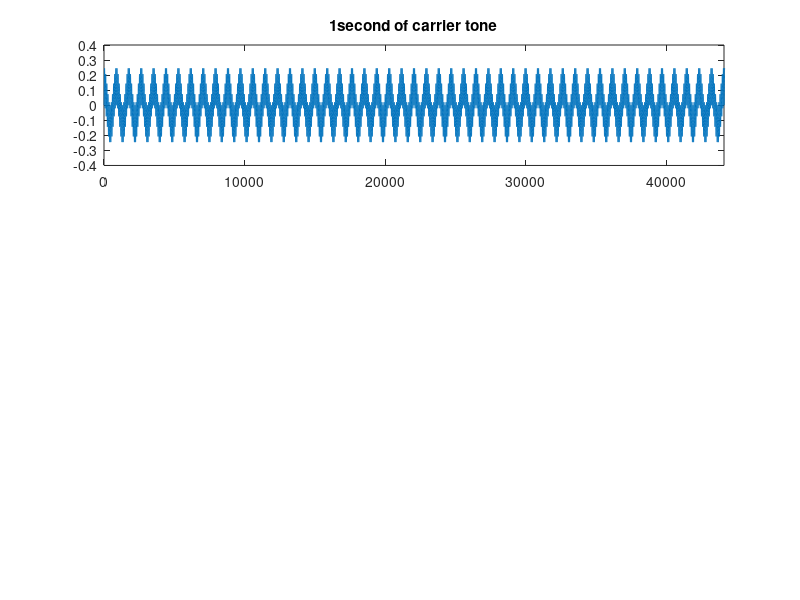

Reproduce this figure in MATLAB. (Note: this script raises an error after producing the figure.)
% function  [ AMtone ] = makeAMtone(Fm, modIdx, phaseM, Fc, phaseC, TrialTime, audRate,tRamp);

 %%for debug
  Fc = 300;      % lower carrier freq will produce less noise from tactile driver. Try 120 Hz% modIdx = 1;         %
 phaseC = 0;         %
 phaseM = 0;         %
 audRate = 44100;   % Audio sampling rate
 tRamp = 0.010; % duration in seconds of on/off cosine ramps
 TrialTime=6;
Fm=15;

clf

Fc2= 250;

% make the  CARRIER (vector for sinusoid)
cLam = 1/Fc; % wavelength in seconds
cMat = 1:(TrialTime * audRate);
c = .5 * sin(2*pi * cMat/ (cLam*audRate) + phaseC); %carrier

cLam = 1/Fc2; % wavelength in seconds
cMat = 1:(TrialTime * audRate);
c2 = .5 * sin(2*pi * cMat/ (cLam*audRate) + phaseC); %carrier



cmulti= c.*c2;

%check
% subplot(3,1,1)
% plot(c);
% xlim([0 1000])

subplot(3,1,1)
plot(cmulti)
xlim([0 44100])
title('1second of carrier tone')

% make the MODULATOR
mLam = 1/Fm;
mMat = 1:(TrialTime * audRate);
m = 1 + modIdx * cos(2*pi * mMat/ (mLam*audRate) - pi + phaseM );


% combine them and add soft on/off ramps
AMtone = (cmulti .* m);
rampMat = makeOnOffRamp(tRamp,length(mMat),audRate);
AMtone = AMtone.* rampMat;

AMtone=abs(AMtone);

subplot(3,1,2)
plot(AMtone)
xlim([0 44100])
title('1 second of AM tone')


params.tapers= [1, 1];
params.Fs= 44100;
params.fpass = [];
params.pad=[1];
[Spec, Freq] = mtspectrumc(AMtone, params);

% %plot mtspectrum for comparison

 subplot(3,1,3)
plot(Freq, 10*log10(Spec))
hold on
plot([Fm Fm], ylim, ['r' '--'])
  xlim([0 30])
title('mtspectrum')
%  end
 